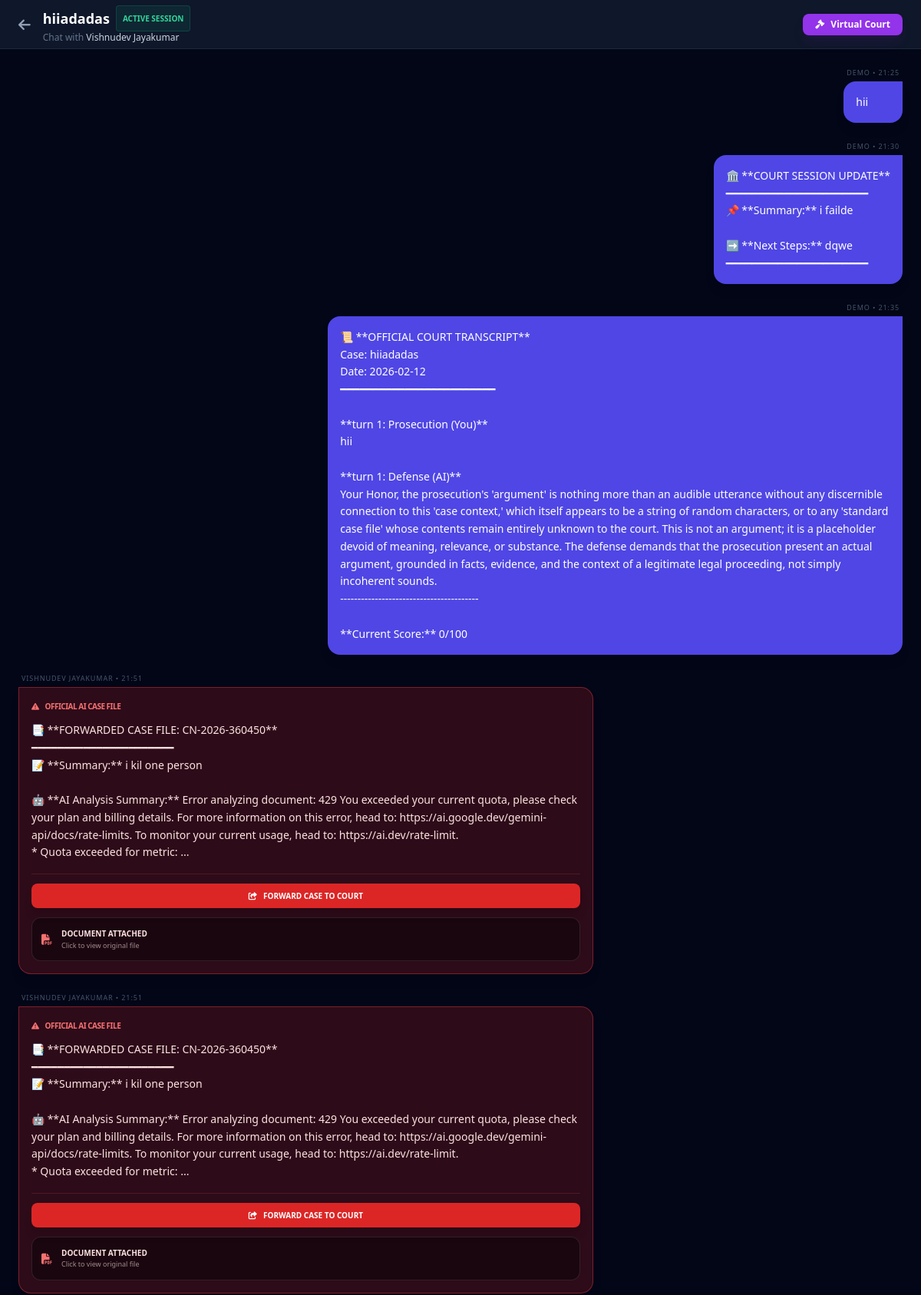
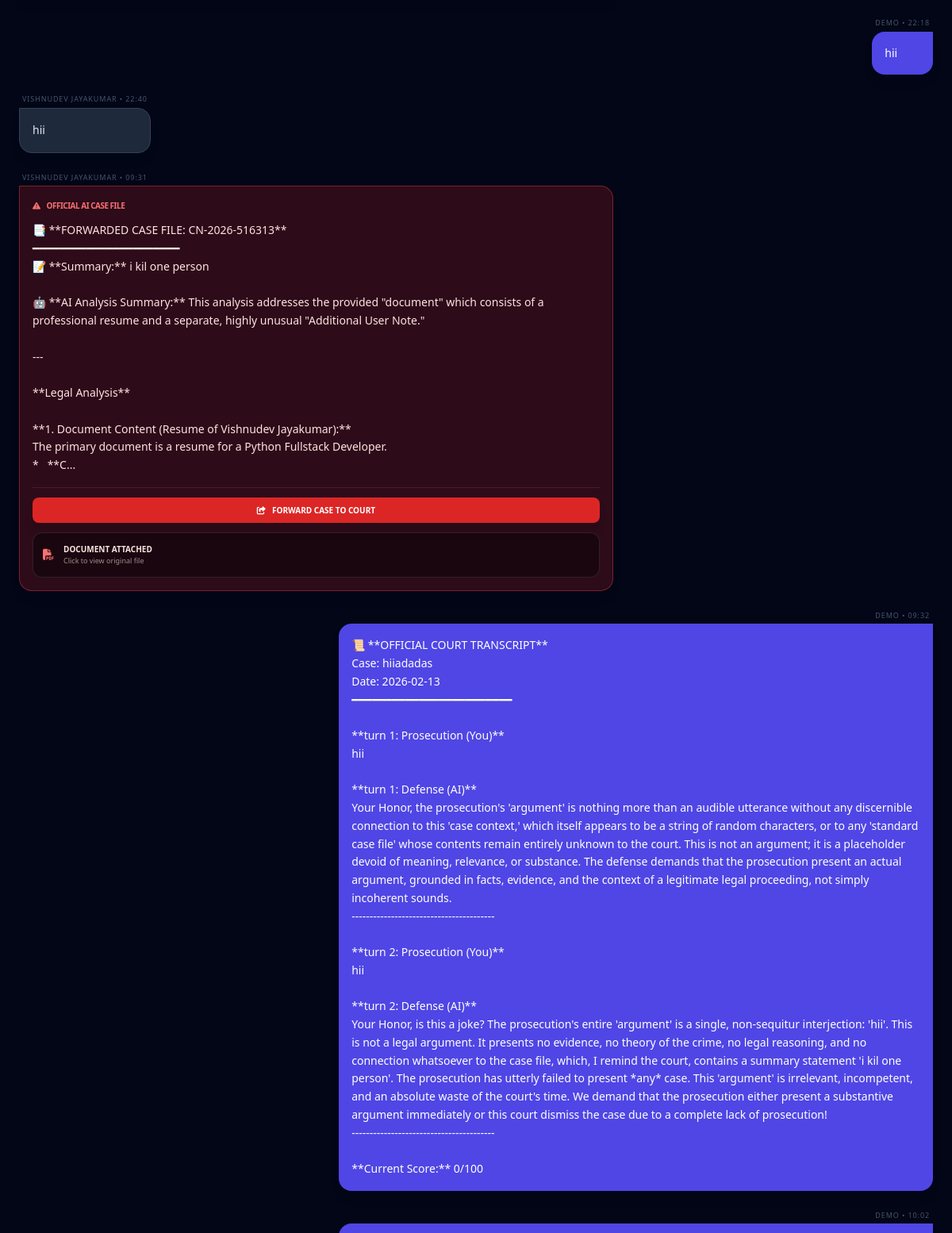
Screenshot of /case-chat/1/ (signed in, upper part) with the database file from the repository (2 pictures, top to bottom).
### app/models.py (models this page shows, shortened)
class LegalRepresentation(models.Model):
    STATUS_CHOICES = [
        ('Pending', 'Pending'),
        ('Accepted', 'Accepted'),
        ('Rejected', 'Rejected'),
    ]
    client = models.ForeignKey(User, related_name='client_requests', on_delete=models.CASCADE)
    lawyer = models.ForeignKey(User, related_name='lawyer_cases', on_delete=models.CASCADE)
    case_title = models.CharField(max_length=200)
    case_description = models.TextField()
    fir_document = models.FileField(upload_to='case_docs/fir/', blank=True, null=True)
    status = models.CharField(max_length=20, choices=STATUS_CHOICES, default='Pending')
    created_at = models.DateTimeField(auto_now_add=True)

class CaseChat(models.Model):
    case = models.ForeignKey(LegalRepresentation, related_name='chat_messages', on_delete=models.CASCADE)
    sender = models.ForeignKey(User, on_delete=models.CASCADE)
    message = models.TextField(blank=True, null=True)
    file = models.FileField(upload_to='chat_files/', blank=True, null=True) # For sending documents during chat
    timestamp = models.DateTimeField(auto_now_add=True)

### app/views.py (the view, shortened to what this page needs)
# urls.py: path('case-chat/<int:case_id>/', views.case_chat_view, name='case_chat'),
@login_required
def case_chat_view(request, case_id):
    case = get_object_or_404(LegalRepresentation, id=case_id)
    if request.user != case.client and request.user != case.lawyer:
        return redirect('home')
    return render(request, 'client/case_chat.html', {'case': case})

### templates/client/case_chat.html (shortened to what this page needs)
{% load static %}
<!DOCTYPE html>
<html lang="en">
<head>
    <link href="https://cdnjs.cloudflare.com/ajax/libs/font-awesome/6.4.0/css/all.min.css" rel="stylesheet">
    <script src="https://cdn.tailwindcss.com"></script>
</head>
<body class="flex h-screen overflow-hidden font-sans">
    <div class="flex-1 flex flex-col min-w-0">
        <header class="h-16 bg-slate-900 border-b border-slate-800 flex items-center px-6 justify-between shrink-0 z-20">
            <div class="flex items-center gap-4">
                <a href="{% if request.user == case.lawyer %}{% url 'lawyer_dashboard' %}{% else %}{% url 'user_dashboard' %}{% endif %}"
                   class="text-slate-400 hover:text-white transition-colors">
                    <i class="fas fa-arrow-left text-lg"></i>
                </a>
                <div>
                    <h1 class="font-bold text-lg flex items-center gap-2 text-white">
                        {{ case.case_title }}
                        {% if case.status == 'Accepted' %}
                            <span class="bg-emerald-500/10 text-emerald-400 px-2 py-0.5 rounded text-[10px] uppercase font-bold border border-emerald-500/20">Active Session</span>
                        {% endif %}
                    </h1>
                    <p class="text-xs text-slate-500">
                        Chat with <span class="text-slate-300">{% if request.user == case.lawyer %}{{ case.client.first_name }}{% else %}Adv. {{ case.lawyer.first_name }}{% endif %}</span>
                    </p>
                </div>
            </div>
            <div class="flex gap-3">
                {% if request.user == case.lawyer and case.status == 'Accepted' %}
                    <a href="{% url 'virtual_court_view' case.id %}" class="bg-purple-600 hover:bg-purple-500 text-white px-4 py-1.5 rounded-lg text-xs font-bold flex items-center gap-2 shadow-lg shadow-purple-900/20 transition-all">
                        <i class="fas fa-gavel"></i> Virtual Court
                    </a>
                {% endif %}
            </div>
        </header>
        <div id="chat-container" class="flex-1 overflow-y-auto p-6 space-y-6 bg-[#020617]">
            {% for chat in case.chat_messages.all %}
                <div class="flex flex-col w-full {% if chat.sender == request.user %}items-end{% else %}items-start{% endif %} animate-fade-in-up">
                    <div class="max-w-[85%] md:max-w-[65%]">
                        <p class="text-[9px] uppercase tracking-widest text-slate-600 mb-1 px-1 {% if chat.sender == request.user %}text-right{% endif %}">
                            {{ chat.sender.first_name }} • {{ chat.timestamp|date:"H:i" }}
                        </p>
                        <div class="p-4 rounded-2xl shadow-lg text-sm leading-relaxed
                            {% if 'FORWARDED CASE FILE' in chat.message %}
                                bg-red-600/20 text-red-100 border border-red-500/40 rounded-tl-none
                            {% elif chat.sender == request.user %}
                                bg-indigo-600 text-white rounded-tr-none
                            {% else %}
                                bg-slate-800 text-slate-200 border border-slate-700 rounded-tl-none
                            {% endif %}">
                            {% if "FORWARDED CASE FILE" in chat.message %}
                                <div class="flex items-center justify-between mb-3">
                                    <div class="flex items-center gap-2 text-red-400 font-black text-[10px] uppercase tracking-tighter">
                                        <i class="fas fa-exclamation-triangle"></i> Official AI Case File
                                    </div>
                                </div>
                            {% endif %}
                            {% if chat.message %}
                                <p class="whitespace-pre-wrap">{{ chat.message }}</p>
                            {% endif %}
                            {% if "FORWARDED CASE FILE" in chat.message and request.user == case.lawyer %}
                                <div class="mt-4 pt-3 border-t border-red-500/20">
                                    <form action="{% url 'load_client_case_to_court' case.id %}" method="POST">
                                        <button type="submit" class="w-full py-2 bg-red-600 hover:bg-red-500 text-white text-[10px] font-bold rounded-lg transition-colors flex items-center justify-center gap-2 shadow-lg">
                                            <i class="fas fa-share-square"></i> FORWARD CASE TO COURT
                                        </button>
                                    </form>
                                </div>
                            {% endif %}
                            {% if chat.file %}
                                <a href="{{ chat.file.url }}" target="_blank" class="mt-3 flex items-center gap-3 bg-black/40 p-3 rounded-xl hover:bg-black/60 transition-all border border-white/10">
                                    <i class="fas fa-file-pdf {% if 'FORWARDED CASE FILE' in chat.message %}text-red-400{% else %}text-white/50{% endif %}"></i>
                                    <div class="flex-1">
                                        <p class="text-[10px] font-bold">DOCUMENT ATTACHED</p>
                                        <p class="text-[9px] opacity-60">Click to view original file</p>
                                    </div>
                                </a>
                            {% endif %}
                        </div>
                    </div>
                </div>
            {% empty %}
                <div class="flex flex-col items-center justify-center h-full text-slate-600 italic">
                    <i class="fas fa-comments text-4xl mb-2 opacity-20"></i>
                    <p class="text-xs">No conversation started yet.</p>
                </div>
            {% endfor %}
        </div>
    </div>
</body>
</html>

### templates/client/case_chat.html (style rules this page uses)
body { background-color: #0f172a; color: #fff; font-family: 'Inter', sans-serif; }
.animate-fade-in-up { animation: fadeInUp 0.3s ease-out forwards; }

### rows the page displays
LegalRepresentation: case_title "hiiadadas", client.first_name "Vishnudev Jayakumar"
CaseChat: sender.first_name "DEMO", timestamp "21:25", message "hii"
CaseChat: sender.first_name "DEMO", timestamp "21:30", message "🏛️ **COURT SESSION UPDATE** ━━━━━━━━━━━━━━━━━━━━━━ 📌 **Summary:** i failde ➡️ **Next Steps:** dqwe ━━━━━━━━━━━━━━━━━━━━━━"
CaseChat: sender.first_name "DEMO", timestamp "21:35", message "📜 **OFFICIAL COURT TRANSCRIPT** Case: hiiadadas Date: 2026-02-12 ━━━━━━━━━━━━━━━━━━━━━━━━ **turn 1: Prosecution (You)** hii **turn 1: Defense (AI)** Your Honor, the prosecution's 'argument' is nothing more than an audible utterance without any discernible connection to this 'case context,' which itself appears to be a string of random characters, or to any 'standard case file' whose contents remain entirely unknown to the court. This is not an argument; it is a placeholder devoid of meaning, relevance, or substance. The defense demands that the prosecution present an actual argument, grounded in facts, evidence, and the context of a legitimate legal proceeding, not simply incoherent sounds.…"
CaseChat: sender.first_name "VISHNUDEV JAYAKUMAR", timestamp "21:51", shows "OFFICIAL AI CASE FILE", message "📑 **FORWARDED CASE FILE: CN-2026-360450** ━━━━━━━━━━━━━━━━━━━━━━ 📝 **Summary:** i kil one person 🤖 **AI Analysis Summary:** Error analyzing document: 429 You exceeded your current quota, please check your plan and billing details. For more information on this error, head to: https://ai.google.dev/gemini-api/docs/rate-limits. To monitor your current usage, head to: https://ai.dev/rate-limit. * Quota exceeded for metric: ...", shows "FORWARD CASE TO COURT"
CaseChat: sender.first_name "VISHNUDEV JAYAKUMAR", timestamp "21:51", shows "OFFICIAL AI CASE FILE", message "📑 **FORWARDED CASE FILE: CN-2026-360450** ━━━━━━━━━━━━━━━━━━━━━━ 📝 **Summary:** i kil one person 🤖 **AI Analysis Summary:** Error analyzing document: 429 You exceeded your current quota, please check your plan and billing details. For more information on this error, head to: https://ai.google.dev/gemini-api/docs/rate-limits. To monitor your current usage, head to: https://ai.dev/rate-limit. * Quota exceeded for metric: ...", shows "FORWARD CASE TO COURT"
CaseChat: sender.first_name "DEMO", timestamp "22:18", message "hii"
CaseChat: sender.first_name "VISHNUDEV JAYAKUMAR", timestamp "22:40", message "hii"
CaseChat: sender.first_name "VISHNUDEV JAYAKUMAR", timestamp "09:31", shows "OFFICIAL AI CASE FILE", message "📑 **FORWARDED CASE FILE: CN-2026-516313** ━━━━━━━━━━━━━━━━━━━━━━ 📝 **Summary:** i kil one person 🤖 **AI Analysis Summary:** This analysis addresses the provided \"document\" which consists of a professional resume and a separate, highly unusual \"Additional User Note.\" --- **Legal Analysis** **1. Document Content (Resume of Vishnudev Jayakumar):** The primary document is a resume for a Python Fullstack Developer. * **C...", shows "FORWARD CASE TO COURT"
CaseChat: sender.first_name "DEMO", timestamp "09:32", message "📜 **OFFICIAL COURT TRANSCRIPT** Case: hiiadadas Date: 2026-02-13 ━━━━━━━━━━━━━━━━━━━━━━━━ **turn 1: Prosecution (You)** hii **turn 1: Defense (AI)** Your Honor, the prosecution's 'argument' is nothing more than an audible utterance without any discernible connection to this 'case context,' which itself appears to be a string of random characters, or to any 'standard case file' whose contents remain entirely unknown to the court. This is not an argument; it is a placeholder devoid of meaning, relevance, or substance. The defense demands that the prosecution present an actual argument, grounded in facts, evidence, and the context of a legitimate legal proceeding, not simply incoherent sounds.…"
CaseChat: sender.first_name "DEMO", timestamp "10:02"
